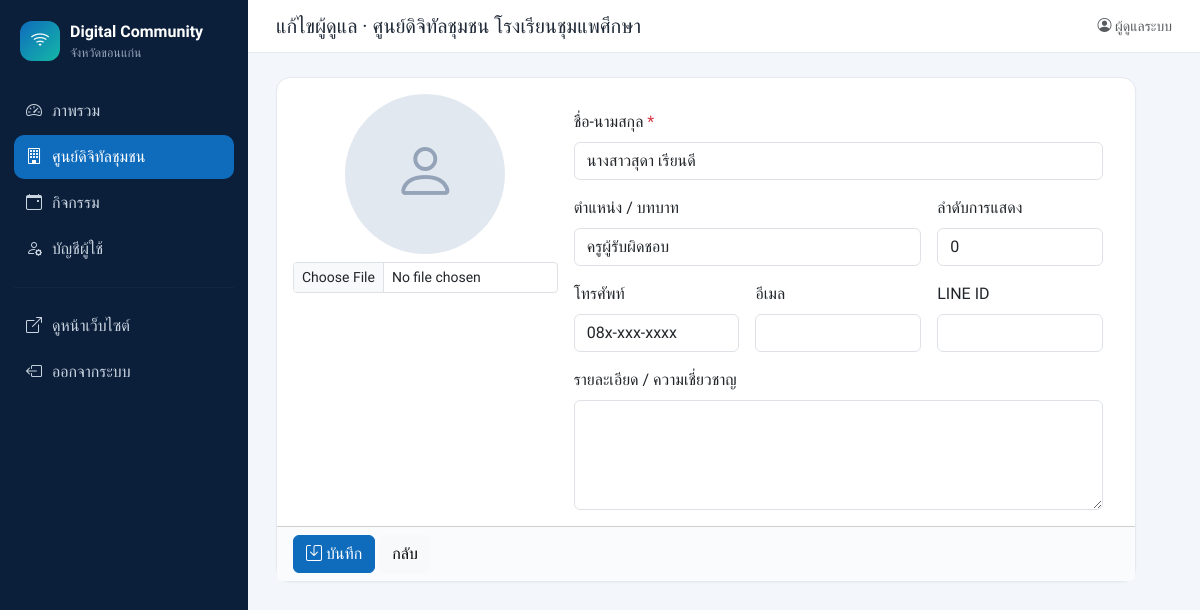
Screenshot of /admin/staff_form.php?id=2 (signed in) with the database file from the repository.
### tables this page shows
CREATE TABLE IF NOT EXISTS centers (
  id            INT UNSIGNED AUTO_INCREMENT PRIMARY KEY,
  code          VARCHAR(30)  NULL,                   
  name          VARCHAR(255) NOT NULL,
  center_type   VARCHAR(100) NOT NULL DEFAULT '',    
  address       VARCHAR(255) NOT NULL DEFAULT '',
  village       VARCHAR(100) NOT NULL DEFAULT '',
  subdistrict   VARCHAR(100) NOT NULL DEFAULT '',
  district      VARCHAR(100) NOT NULL DEFAULT '',
  province      VARCHAR(100) NOT NULL DEFAULT 'ขอนแก่น',
  postcode      VARCHAR(10)  NOT NULL DEFAULT '',
  lat           DECIMAL(10,7) NULL,
  lng           DECIMAL(10,7) NULL,
  phone         VARCHAR(50)  NOT NULL DEFAULT '',
  email         VARCHAR(150) NOT NULL DEFAULT '',
  facebook      VARCHAR(255) NOT NULL DEFAULT '',
  open_hours    VARCHAR(150) NOT NULL DEFAULT '',
  services      TEXT NULL,                           
  description   TEXT NULL,
  cover_image   VARCHAR(255) NOT NULL DEFAULT '',
  is_active     TINYINT(1)   NOT NULL DEFAULT 1,
  created_at    DATETIME     NOT NULL DEFAULT CURRENT_TIMESTAMP,
  updated_at    DATETIME     NOT NULL DEFAULT CURRENT_TIMESTAMP ON UPDATE CURRENT_TIMESTAMP,
  UNIQUE KEY uq_code (code),
  KEY idx_district (district)
);

CREATE TABLE IF NOT EXISTS center_staff (
  id          INT UNSIGNED AUTO_INCREMENT PRIMARY KEY,
  center_id   INT UNSIGNED NOT NULL,
  name        VARCHAR(150) NOT NULL,
  position    VARCHAR(150) NOT NULL DEFAULT '',
  phone       VARCHAR(50)  NOT NULL DEFAULT '',
  email       VARCHAR(150) NOT NULL DEFAULT '',
  line_id     VARCHAR(100) NOT NULL DEFAULT '',
  bio         TEXT NULL,
  photo       VARCHAR(255) NOT NULL DEFAULT '',
  sort_order  INT NOT NULL DEFAULT 0,
  created_at  DATETIME NOT NULL DEFAULT CURRENT_TIMESTAMP,
  CONSTRAINT fk_staff_center FOREIGN KEY (center_id) REFERENCES centers(id) ON DELETE CASCADE
);

### includes/functions.php (called while the page is built, shortened)
<?php
function h($s): string
{
    return htmlspecialchars((string)$s, ENT_QUOTES, 'UTF-8');
}
function int_param(string $key, int $default = 0): int
{
    $v = $_GET[$key] ?? $_POST[$key] ?? $default;
    return is_numeric($v) ? (int)$v : $default;
}
function current_user(): ?array
{
    return $_SESSION['user'] ?? null;
}
function require_login(): array
{
    $u = current_user();
    return $u;
}

### admin/staff_form.php (the view, shortened to what this page needs)
<?php
require_once __DIR__ . '/../includes/functions.php';
$pdo = db();
$id = int_param('id');
$fields = ['name', 'position', 'phone', 'email', 'line_id', 'bio'];
$s = array_fill_keys($fields, '') + ['photo' => '', 'sort_order' => 0, 'center_id' => int_param('center_id')];
if ($id) {
    $st = $pdo->prepare('SELECT * FROM center_staff WHERE id = ?');
    $st->execute([$id]);
    $s = $st->fetch() ?: redirect('centers.php');
}
$st = $pdo->prepare('SELECT id, name FROM centers WHERE id = ?');
$st->execute([$s['center_id']]);
$center = $st->fetch();
$centerId = (int)$center['id'];
$pageTitle = ($id ? 'แก้ไขผู้ดูแล' : 'เพิ่มผู้ดูแล') . ' · ' . $center['name'];
$active = 'centers';
require __DIR__ . '/partials/header.php';
?>
<form method="post" enctype="multipart/form-data" class="card" style="max-width:860px">
  <div class="card-body row g-3">
    <div class="col-md-4 text-center">
      <?php if ($s['photo']): ?>
        <img src="../<?= h(upload_url($s['photo'])) ?>" class="staff-photo-lg mb-2" alt="">
        <div class="form-check d-inline-block mb-2"><input class="form-check-input" type="checkbox" name="remove_photo" id="rp">
          <label class="form-check-label small" for="rp">ลบรูป</label></div>
      <?php else: ?>
        <span class="staff-photo-lg avatar-empty mb-2"><i class="bi bi-person"></i></span>
      <?php endif; ?>
      <input type="file" name="photo" accept="image/*" class="form-control form-control-sm" data-preview="photoNew">
    </div>
    <div class="col-md-8 row g-3 align-content-start">
      <div class="col-12"><label class="form-label">ชื่อ-นามสกุล <span class="text-danger">*</span></label>
        <input name="name" class="form-control" required value="<?= h($s['name']) ?>"></div>
      <div class="col-md-8"><label class="form-label">ตำแหน่ง / บทบาท</label>
        <input name="position" class="form-control" value="<?= h($s['position']) ?>" placeholder="เช่น ผู้ดูแลศูนย์, อาสาสมัคร"></div>
      <div class="col-md-4"><label class="form-label">ลำดับการแสดง</label>
        <input name="sort_order" type="number" class="form-control" value="<?= (int)$s['sort_order'] ?>"></div>
      <div class="col-md-4"><label class="form-label">โทรศัพท์</label>
        <input name="phone" class="form-control" value="<?= h($s['phone']) ?>"></div>
      <div class="col-md-4"><label class="form-label">อีเมล</label>
        <input name="email" type="email" class="form-control" value="<?= h($s['email']) ?>"></div>
      <div class="col-md-4"><label class="form-label">LINE ID</label>
        <input name="line_id" class="form-control" value="<?= h($s['line_id']) ?>"></div>
      <div class="col-12"><label class="form-label">รายละเอียด / ความเชี่ยวชาญ</label>
        <textarea name="bio" rows="4" class="form-control"><?= h($s['bio']) ?></textarea></div>
    </div>
  </div>
  <div class="card-footer">
    <button class="btn btn-primary"><i class="bi bi-save"></i> บันทึก</button>
    <a href="center_form.php?id=<?= $centerId ?>#staff" class="btn btn-light">กลับ</a>
  </div>
</form>
<?php require __DIR__ . '/partials/footer.php'; ?>

### admin/partials/header.php (shortened to what this page needs)
<?php
$user = require_login();
$pageTitle = $pageTitle ?? 'ระบบจัดการ';
$active = $active ?? '';
$nav = [
    'dashboard'  => ['index.php', 'bi-speedometer2', 'ภาพรวม'],
    'centers'    => ['centers.php', 'bi-building', 'ศูนย์ดิจิทัลชุมชน'],
    'activities' => ['activities.php', 'bi-calendar-event', 'กิจกรรม'],
    'account'    => ['account.php', 'bi-person-gear', 'บัญชีผู้ใช้'],
];
?><!doctype html>
<html lang="th">
<head>
<link href="https://cdn.jsdelivr.net/npm/bootstrap@5.3.3/dist/css/bootstrap.min.css" rel="stylesheet">
<link href="https://cdn.jsdelivr.net/npm/bootstrap-icons@1.11.3/font/bootstrap-icons.min.css" rel="stylesheet">
<link href="https://cdnjs.cloudflare.com/ajax/libs/leaflet/1.9.4/leaflet.min.css" rel="stylesheet">
<link href="../assets/css/admin.css" rel="stylesheet">
</head>
<body>
<div class="admin-wrap">
  <aside class="sidebar" id="sidebar">
    <a class="brand" href="index.php">
      <span class="brand-mark"><i class="bi bi-wifi"></i></span>
      <span><strong>Digital Community</strong><small>จังหวัด<?= h(PROVINCE) ?></small></span>
    </a>
    <nav>
      <?php foreach ($nav as $key => [$href, $icon, $label]): ?>
        <a href="<?= $href ?>" class="<?= $active === $key ? 'active' : '' ?>"><i class="bi <?= $icon ?>"></i><?= h($label) ?></a>
      <?php endforeach; ?>
      <hr>
      <a href="../digital.html" target="_blank"><i class="bi bi-box-arrow-up-right"></i>ดูหน้าเว็บไซต์</a>
      <a href="logout.php"><i class="bi bi-box-arrow-left"></i>ออกจากระบบ</a>
    </nav>
  </aside>
  <main class="content">
    <header class="topbar">
      <h1 class="h5 mb-0"><?= h($pageTitle) ?></h1>
      <div class="ms-auto small text-muted"><i class="bi bi-person-circle"></i> <?= h($user['fullname'] ?: $user['username']) ?></div>
    </header>
    <div class="content-body">

### assets/css/admin.css (style rules this page uses)
:root { --brand:#0f6cbd;--brand-2:#14b8a6;--ink:#1f2937;--side:#0b1f3a }
body { font-family:'Sarabun',system-ui,sans-serif;background:#f3f6fa;color:var(--ink) }
h1,h2,h3,h4,h5,.brand,.stat-num,.btn,.card-header { font-family:'Prompt','Sarabun',sans-serif }
.admin-wrap { display:flex;min-height:100vh }
.sidebar { width:248px;flex-shrink:0;background:var(--side);color:#cbd5e1;padding:20px 14px;position:sticky;top:0;height:100vh;overflow-y:auto }
.sidebar .brand { display:flex;gap:10px;align-items:center;color:#fff;text-decoration:none;margin-bottom:26px;padding:0 6px }
.sidebar .brand small { display:block;font-size:.78rem;color:#94a3b8;font-weight:400 }
.brand-mark { display:inline-grid;place-items:center;width:40px;height:40px;border-radius:12px;background:linear-gradient(135deg,var(--brand),var(--brand-2));color:#fff;font-size:1.2rem }
.sidebar nav a { display:flex;gap:10px;align-items:center;padding:10px 12px;border-radius:10px;color:#cbd5e1;text-decoration:none;margin-bottom:2px }
.sidebar nav a.active { background:var(--brand);color:#fff }
.sidebar hr { border-color:rgba(255,255,255,.12) }
.content { flex:1;min-width:0 }
.topbar { display:flex;gap:12px;align-items:center;padding:14px 28px;background:#fff;border-bottom:1px solid #e5e9f0;position:sticky;top:0;z-index:500 }
.content-body { padding:24px 28px 60px }
.card { border:1px solid #e5e9f0;border-radius:14px;box-shadow:0 1px 2px rgba(15,23,42,.04) }
.card-footer { background:#fafbfd }
.btn-primary { background:var(--brand);border-color:var(--brand) }
.avatar-empty { display:inline-grid;place-items:center;background:#e2e8f0;color:#94a3b8;font-size:1.8rem }
.staff-photo-lg { width:160px;height:160px;border-radius:50%;object-fit:cover;display:inline-grid;place-items:center;font-size:4rem }

### rows the page displays
centers: name "แก้ไขผู้ดูแล · ศูนย์ดิจิทัลชุมชน โรงเรียนชุมแพศึกษา"
center_staff: name "นางสาวสุดา เรียนดี", position "ครูผู้รับผิดชอบ", sort_order "0", phone "08x-xxx-xxxx"

### other values shown
PROVINCE "ขอนแก่น"
$label "ภาพรวม"
$label "ศูนย์ดิจิทัลชุมชน"
$label "กิจกรรม"
$label "บัญชีผู้ใช้"
$user['fullname'] ?: $user['username'] "ผู้ดูแลระบบ"
